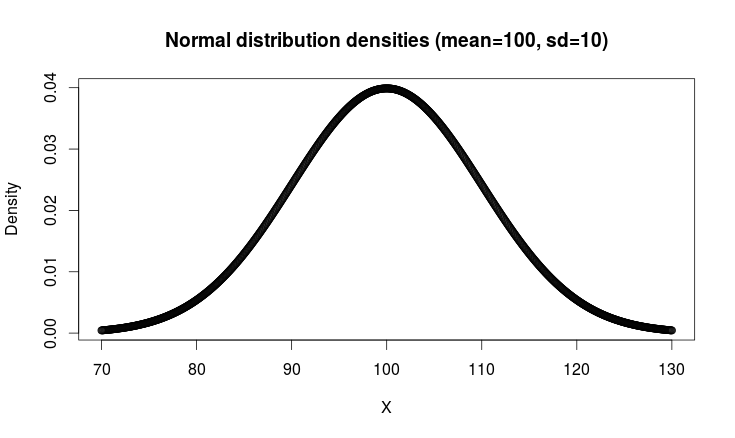

This figure's R source:
# Characterics of the normal distrubution
my_mean = 100.0
my_sd = 10.0

# Parameters for creating a normal distribution
my_lower = my_mean - (3.0 * my_sd)
my_upper = my_mean + (3.0 * my_sd)
my_resolution = 1000.0
my_step = (my_upper - my_lower) / my_resolution

# Generate the xs, ys and their combination is a table
my_xs = x=seq(my_lower,my_upper,my_step)
my_ys = dnorm(my_xs,my_mean,my_sd)
my_table <- cbind(my_xs,my_ys)

# Create a random normal distribution with mean=my_mean and standard deviation = my_sd
plot(my_table,
  xlab="X",
  ylab="Density",
  main=paste(c("Normal distribution densities (mean=",my_mean,", sd=",my_sd,")"),collapse = "")
)
